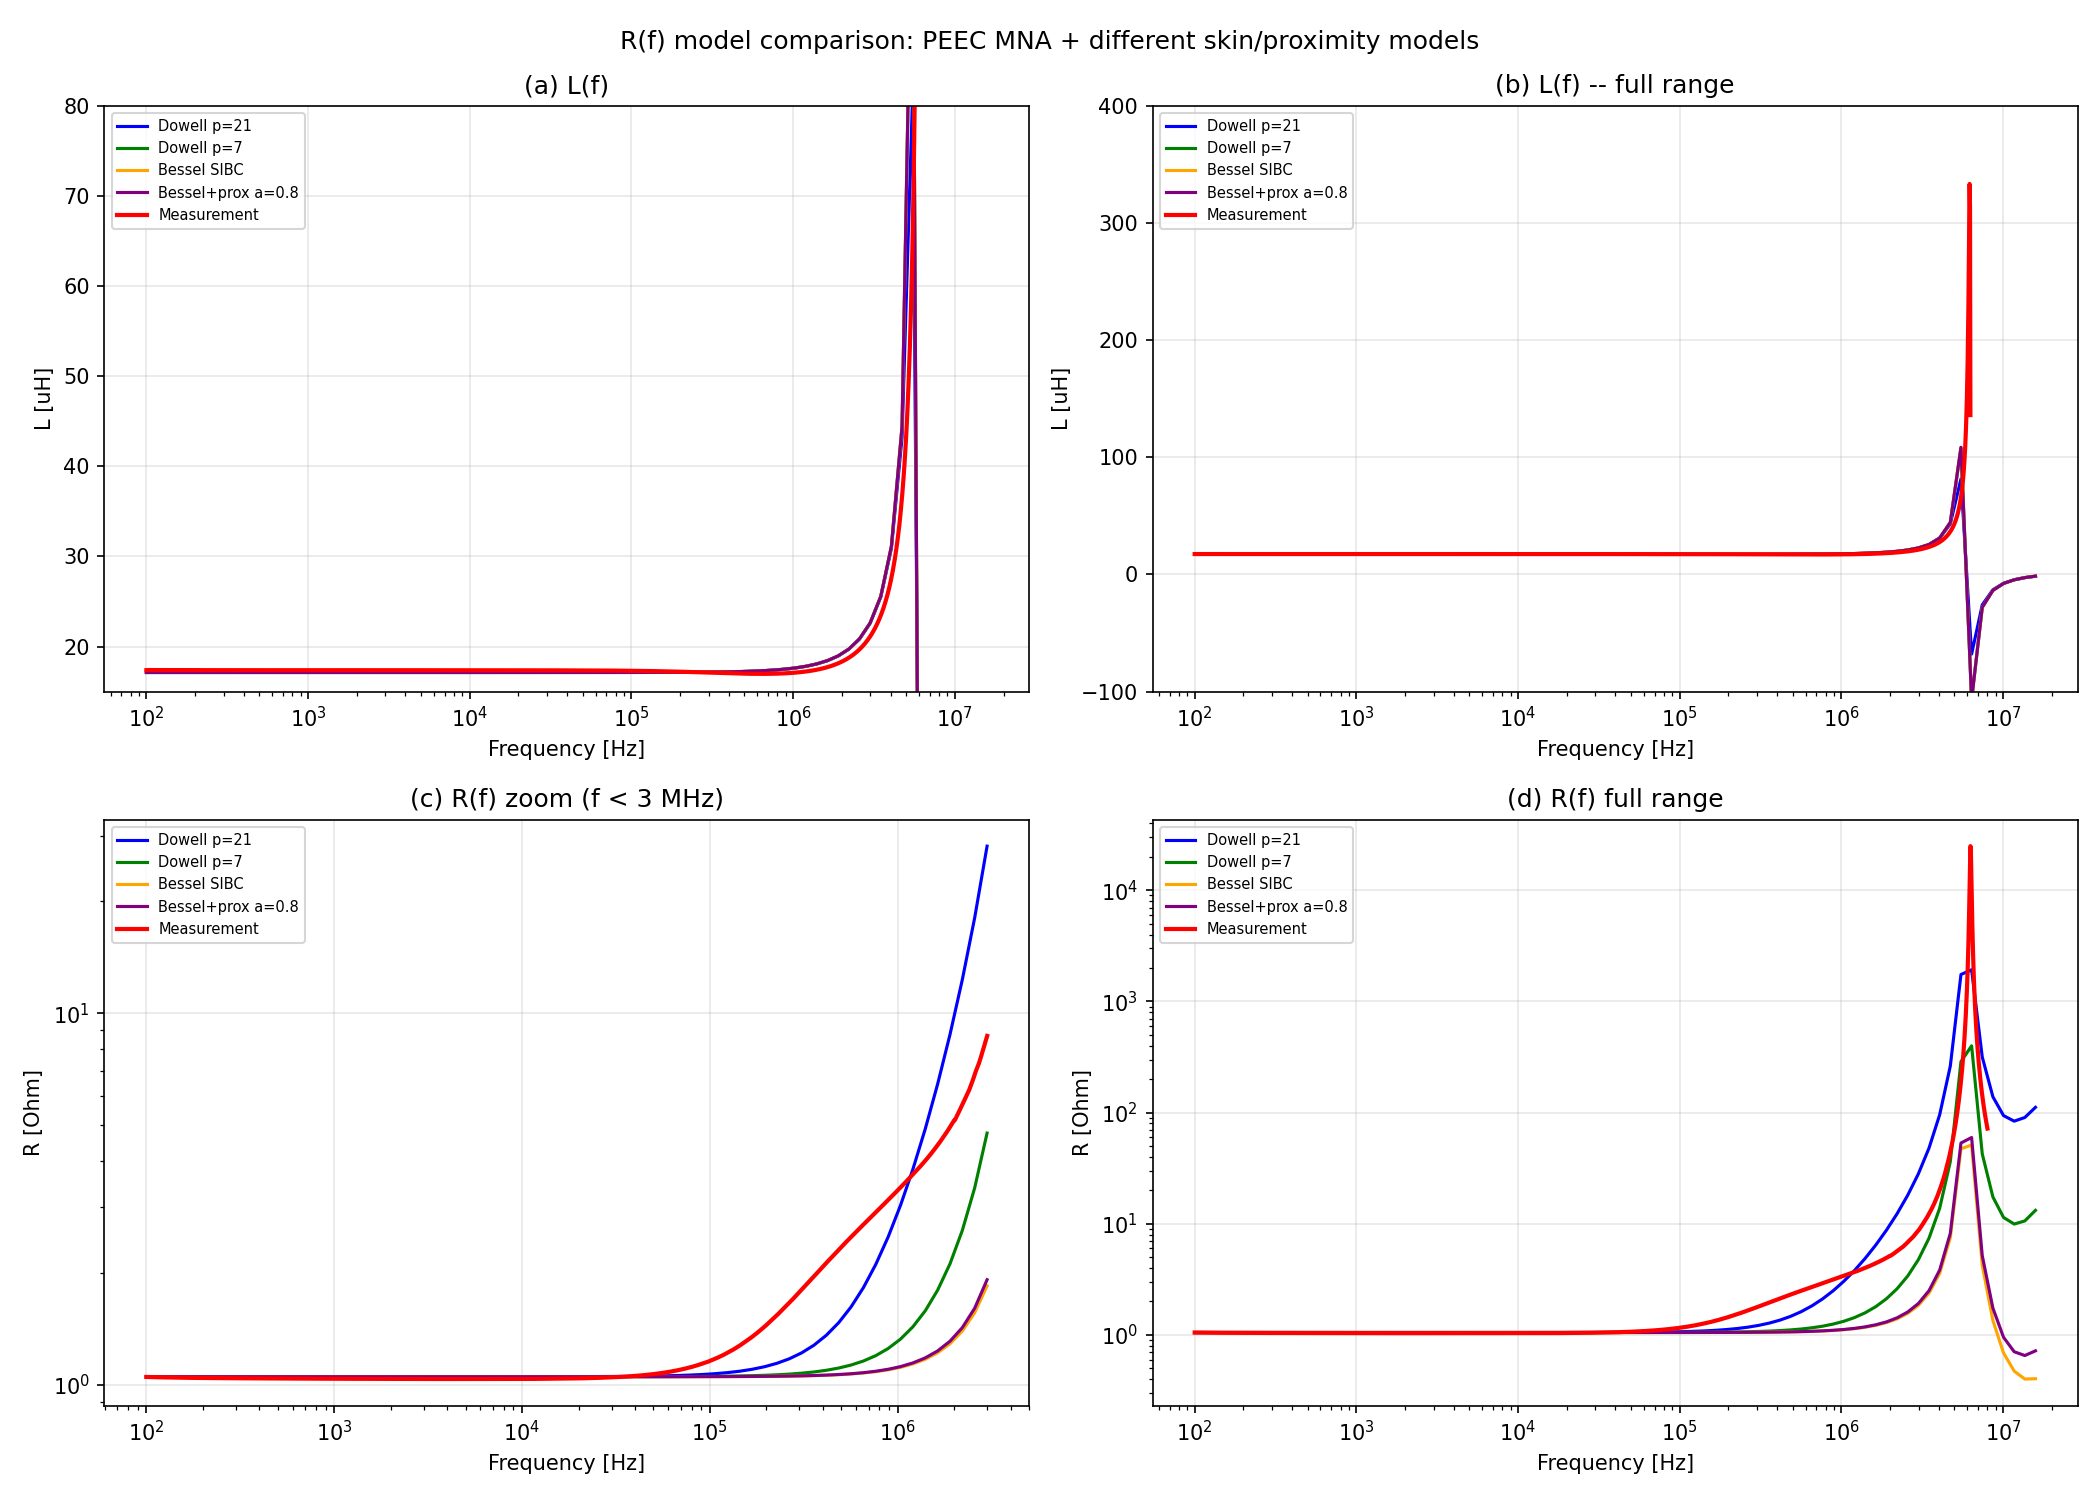

Write Python code to recreate this figure.
"""
spiral_peec_mna_Rmodel.py

Compare different frequency-dependent resistance models with measurement.
All use the same proper MNA formulation: Y = A inv(Z) A^T + jw C_eff

Models:
  1. Dowell p=21 (current)
  2. Dowell p=7  (reduced proximity)
  3. Bessel SIBC (skin effect only, no proximity)
  4. Bessel SIBC + sqrt(f) proximity (empirical)
"""

import sys
import numpy as np
import time
import os
import pandas as pd
from scipy.special import jv as besselj  # Bessel functions

import radia  # noqa: F401
sys.path.insert(0, 'S:/Radia/01_GitHub/src/radia')
from peec_matrices import PEECBuilder

MU_0 = 4.0 * np.pi * 1e-7
SCRIPT_DIR = os.path.dirname(os.path.abspath(__file__))


# ============================================================
# Surface impedance models
# ============================================================

def make_dowell_Zs(n_loop, R_dc, h, sigma, w, pitch, p):
	"""Dowell winding loss: Fr = Delta*(M1 + (2/3)(p^2-1)*D1)"""
	eta = w / pitch
	def Zs_func(freq):
		if freq <= 0:
			return np.zeros(n_loop, dtype=complex)
		omega = 2*np.pi*freq
		delta = np.sqrt(2/(omega*MU_0*sigma))
		Delta = (h/delta)*np.sqrt(eta)
		D2 = 2*Delta
		M1 = (np.sinh(D2)+np.sin(D2))/(np.cosh(D2)-np.cos(D2))
		D1 = (np.sinh(Delta)-np.sin(Delta))/(np.cosh(Delta)+np.cos(Delta))
		Fr = Delta*(M1 + (2/3)*(p**2-1)*D1)
		Fr = max(Fr, 1.0)
		return R_dc*(Fr - 1.0) + 0j
	return Zs_func


def make_bessel_Zs(n_loop, R_dc, h, sigma, w):
	"""Bessel SIBC for rectangular conductor (skin effect only).

	Z_s/R_dc = (1+j)*xi * coth((1+j)*xi)  where xi = h/(2*delta)

	This is the exact solution for a conducting slab of thickness h
	with current flowing along the length.
	"""
	def Zs_func(freq):
		if freq <= 0:
			return np.zeros(n_loop, dtype=complex)
		omega = 2*np.pi*freq
		delta = np.sqrt(2/(omega*MU_0*sigma))
		xi = h / (2*delta)
		# Z_ac/R_dc = (1+j)*xi * coth((1+j)*xi)
		z = (1+1j)*xi
		# coth(z) = cosh(z)/sinh(z), handle overflow
		if abs(z) > 500:
			ratio = 1.0  # coth -> 1 for large z
		else:
			ratio = np.cosh(z)/np.sinh(z)
		Zac_over_Rdc = z * ratio
		# Fr = Re(Zac/Rdc), and Zs = Rdc*(Zac/Rdc - 1)
		return R_dc * (Zac_over_Rdc - 1.0)
	return Zs_func


def make_bessel_prox_Zs(n_loop, R_dc, h, sigma, w, pitch, alpha=0.8):
	"""Bessel SIBC + empirical sqrt(f) proximity correction.

	R(f) = R_dc * [Fr_skin + alpha * (n_adj) * G_prox(Delta)]

	where G_prox(Delta) = Delta^2/(Delta^2+1) is a saturation function
	that rises as Delta^2 at low freq and saturates to 1 at high freq.
	n_adj = effective number of adjacent turns.
	"""
	eta = w / pitch

	def Zs_func(freq):
		if freq <= 0:
			return np.zeros(n_loop, dtype=complex)
		omega = 2*np.pi*freq
		delta = np.sqrt(2/(omega*MU_0*sigma))

		# Skin effect (Bessel SIBC)
		xi = h / (2*delta)
		z = (1+1j)*xi
		if abs(z) > 500:
			ratio = 1.0
		else:
			ratio = np.cosh(z)/np.sinh(z)
		Fr_skin = z * ratio

		# Proximity correction
		# Use Dowell's D1 function but with moderate p
		Delta = (h/delta)*np.sqrt(eta)
		D1 = (np.sinh(Delta)-np.sin(Delta))/(np.cosh(Delta)+np.cos(Delta))
		# Saturating proximity: rises as Delta^2 for small Delta, saturates
		Fr_prox = alpha * Delta * D1

		return R_dc * (Fr_skin - 1.0 + Fr_prox)
	return Zs_func


# ============================================================
# Read geometry
# ============================================================
df = pd.read_excel(os.path.join(SCRIPT_DIR, 'provided_by_sato', 'point.xlsx'), header=0)
df3 = df.iloc[:, :3].apply(pd.to_numeric, errors='coerce').replace([np.inf, -np.inf], np.nan).dropna()
x_mm, y_mm, z_mm = df3.iloc[:, 0].to_numpy(), df3.iloc[:, 1].to_numpy(), df3.iloc[:, 2].to_numpy()

keep = [0]
for i in range(1, len(x_mm)):
	if np.sqrt((x_mm[i]-x_mm[i-1])**2 + (y_mm[i]-y_mm[i-1])**2 + (z_mm[i]-z_mm[i-1])**2) > 1e-10:
		keep.append(i)

pts_m = np.column_stack([x_mm[keep], y_mm[keep], z_mm[keep]]) * 1e-3
n_pts = len(pts_m)
n_seg = n_pts - 1
L_wire = np.sum(np.linalg.norm(np.diff(pts_m, axis=0), axis=1))

w = 1.750e-3
pitch = 2.000e-3
sigma = 5.8e7
R_meas_dc = 1.05
h = (1.0/sigma) * L_wire / (w * R_meas_dc)

print(f"Geometry: {n_pts} pts, {n_seg} segs, h={h*1e6:.1f} um")

# ============================================================
# Build PEEC model (shared across all R models)
# ============================================================
PANEL_MODE = 3
EPS_R = 4.4
eps_eff = (1.0 + EPS_R) / 2.0

builder = PEECBuilder()
node_ids = []
for p_pt in pts_m:
	nid = builder.add_node_at(p_pt[0], p_pt[1], p_pt[2], area=pitch*w)
	node_ids.append(nid)
for i in range(n_seg):
	builder.add_connected_segment(node_ids[i], node_ids[i+1], w, h, sigma,
								  cross_section_type=0, nwinc=1, nhinc=1)
builder.add_port(node_ids[0], node_ids[-1])
builder.generate_face_panels(mode=PANEL_MODE, eps_r=1.0)

topo = builder.build_topology(include_star=True)
n_loop = topo['n_loop']
n_star = topo['n_star']
n_nodes = topo['n_nodes']
seg_nodes = np.array(topo['segment_nodes'])

L_mat = np.array(topo['L']).reshape(n_loop, n_loop)
R_dc = np.array(topo['R'])
P_mat = np.array(topo['P']).reshape(n_star, n_star)

# Gathering, C_eff, incidence (same for all models)
G = np.zeros((n_nodes, n_star))
for s in range(n_seg):
	nf, nt = seg_nodes[s, 0], seg_nodes[s, 1]
	G[nf, 2*s] = 0.5; G[nt, 2*s] = 0.5
	G[nf, 2*s+1] = 0.5; G[nt, 2*s+1] = 0.5

X = np.linalg.solve(P_mat / eps_eff, G.T)
C_eff = G @ X

A_inc = np.zeros((n_nodes, n_loop))
for s in range(n_loop):
	A_inc[seg_nodes[s, 0], s] = +1.0
	A_inc[seg_nodes[s, 1], s] = -1.0

port = topo['ports'][0]
ground_node = port[1]
reduced_nodes = [n for n in range(n_nodes) if n != ground_node]
node_to_reduced = {ni: ri for ri, ni in enumerate(reduced_nodes)}
A_red = A_inc[reduced_nodes, :]
C_red = C_eff[np.ix_(reduced_nodes, reduced_nodes)]
I_port = np.zeros(len(reduced_nodes), dtype=complex)
I_port[node_to_reduced[port[0]]] = 1.0


def mna_sweep(Zs_func, freqs):
	Z_port = np.zeros(len(freqs), dtype=complex)
	for fi, freq in enumerate(freqs):
		omega = 2*np.pi*freq
		Zs = Zs_func(freq)
		Z_branch = np.diag(R_dc + Zs) + 1j*omega*L_mat
		Y_branch = np.linalg.inv(Z_branch)
		Y_node = A_red @ Y_branch @ A_red.T + 1j*omega*C_red
		V_node = np.linalg.solve(Y_node, I_port)
		Z_port[fi] = V_node[node_to_reduced[port[0]]]
	return Z_port


# ============================================================
# Models to compare
# ============================================================
freqs = np.logspace(2, 7.2, 80)

models = [
	("Dowell p=21",  make_dowell_Zs(n_loop, R_dc, h, sigma, w, pitch, p=21)),
	("Dowell p=7",   make_dowell_Zs(n_loop, R_dc, h, sigma, w, pitch, p=7)),
	("Bessel SIBC",  make_bessel_Zs(n_loop, R_dc, h, sigma, w)),
	("Bessel+prox a=0.8", make_bessel_prox_Zs(n_loop, R_dc, h, sigma, w, pitch, alpha=0.8)),
]

results = []
for label, Zs_func in models:
	t0 = time.perf_counter()
	Z_port = mna_sweep(Zs_func, freqs)
	dt = time.perf_counter() - t0
	# SRF
	srf = None
	for i in range(len(freqs)-1):
		if np.imag(Z_port[i]) > 0 and np.imag(Z_port[i+1]) < 0:
			f1, f2 = freqs[i], freqs[i+1]
			z1, z2 = np.imag(Z_port[i]), np.imag(Z_port[i+1])
			srf = f1 - z1*(f2-f1)/(z2-z1)
			break
	srf_s = f"{srf/1e6:.2f} MHz" if srf else "none"
	print(f"  {label:<25s}: SRF={srf_s}, {dt:.0f}s")
	results.append((label, Z_port, srf))

# ============================================================
# Load measurement
# ============================================================
import openpyxl
wb = openpyxl.load_workbook(os.path.join(SCRIPT_DIR, 'provided_by_sato', '14tAir_\u5468\u6ce2\u6570\u7279\u6027\u6e2c\u5b9a\u5024.xlsx'), data_only=True)
ws = wb['Sheet1']
m_freqs, m_Rs, m_Ls = [], [], []
for row in ws.iter_rows(min_row=4, values_only=True):
	if row[1] is not None:
		try:
			m_freqs.append(float(row[1]))
			m_Rs.append(float(row[4]))
			m_Ls.append(float(row[5]))
		except (ValueError, TypeError):
			pass
m_freqs = np.array(m_freqs)
m_Rs = np.array(m_Rs)
m_Ls = np.array(m_Ls)

# ============================================================
# Numerical comparison table
# ============================================================
print(f"\nR(f) comparison:")
print(f"{'freq':>8s}  {'Meas':>7s}", end="")
for label, _, _ in results:
	print(f"  {label[:12]:>12s}", end="")
print()

for f_target in [1e4, 1e5, 3e5, 5e5, 1e6, 2e6, 3e6, 5e6]:
	im = np.argmin(np.abs(m_freqs - f_target))
	ip = np.argmin(np.abs(freqs - f_target))
	print(f"{f_target/1e6:7.1f}M  {m_Rs[im]:7.2f}", end="")
	for label, Z_port, _ in results:
		R = np.real(Z_port[ip])
		print(f"  {R:12.2f}", end="")
	print()

# ============================================================
# Plot
# ============================================================
import matplotlib
matplotlib.use('Agg')
import matplotlib.pyplot as plt

fig, axes = plt.subplots(2, 2, figsize=(14, 10))
colors = ['blue', 'green', 'orange', 'purple']

# (a) L(f) zoom
ax = axes[0, 0]
for i, (label, Z_port, srf) in enumerate(results):
	L_eff = np.imag(Z_port)/(2*np.pi*freqs)
	ax.semilogx(freqs, L_eff*1e6, color=colors[i], linewidth=1.5, label=label)
mask_L = (m_Ls > 0) & (m_freqs < 8e6)
ax.semilogx(m_freqs[mask_L], m_Ls[mask_L]*1e6, 'r-', linewidth=2, label='Measurement')
ax.set_xlabel('Frequency [Hz]')
ax.set_ylabel('L [uH]')
ax.set_title('(a) L(f)')
ax.legend(fontsize=7)
ax.grid(True, alpha=0.3)
ax.set_ylim(15, 80)

# (b) L(f) near SRF
ax = axes[0, 1]
for i, (label, Z_port, srf) in enumerate(results):
	L_eff = np.imag(Z_port)/(2*np.pi*freqs)
	ax.semilogx(freqs, L_eff*1e6, color=colors[i], linewidth=1.5, label=label)
mask_L2 = (m_Ls > 0)
ax.semilogx(m_freqs[mask_L2], m_Ls[mask_L2]*1e6, 'r-', linewidth=2, label='Measurement')
ax.set_xlabel('Frequency [Hz]')
ax.set_ylabel('L [uH]')
ax.set_title('(b) L(f) -- full range')
ax.legend(fontsize=7)
ax.grid(True, alpha=0.3)
ax.set_ylim(-100, 400)

# (c) R(f) zoom < 3 MHz
ax = axes[1, 0]
for i, (label, Z_port, srf) in enumerate(results):
	R_eff = np.real(Z_port)
	mask = freqs < 3e6
	ax.loglog(freqs[mask], np.abs(R_eff[mask]), color=colors[i], linewidth=1.5, label=label)
mask_m = m_freqs < 3e6
ax.loglog(m_freqs[mask_m], m_Rs[mask_m], 'r-', linewidth=2, label='Measurement')
ax.set_xlabel('Frequency [Hz]')
ax.set_ylabel('R [Ohm]')
ax.set_title('(c) R(f) zoom (f < 3 MHz)')
ax.legend(fontsize=7)
ax.grid(True, alpha=0.3)

# (d) R(f) full range
ax = axes[1, 1]
for i, (label, Z_port, srf) in enumerate(results):
	R_eff = np.real(Z_port)
	ax.loglog(freqs, np.abs(R_eff), color=colors[i], linewidth=1.5, label=label)
ax.loglog(m_freqs, m_Rs, 'r-', linewidth=2, label='Measurement')
ax.set_xlabel('Frequency [Hz]')
ax.set_ylabel('R [Ohm]')
ax.set_title('(d) R(f) full range')
ax.legend(fontsize=7)
ax.grid(True, alpha=0.3)

plt.suptitle('R(f) model comparison: PEEC MNA + different skin/proximity models', fontsize=12)
plt.tight_layout()
out_path = os.path.join(SCRIPT_DIR, 'spiral_peec_mna_Rmodel.png')
plt.savefig(out_path, dpi=150)
plt.close()
print(f"\nFigure saved: {out_path}")
